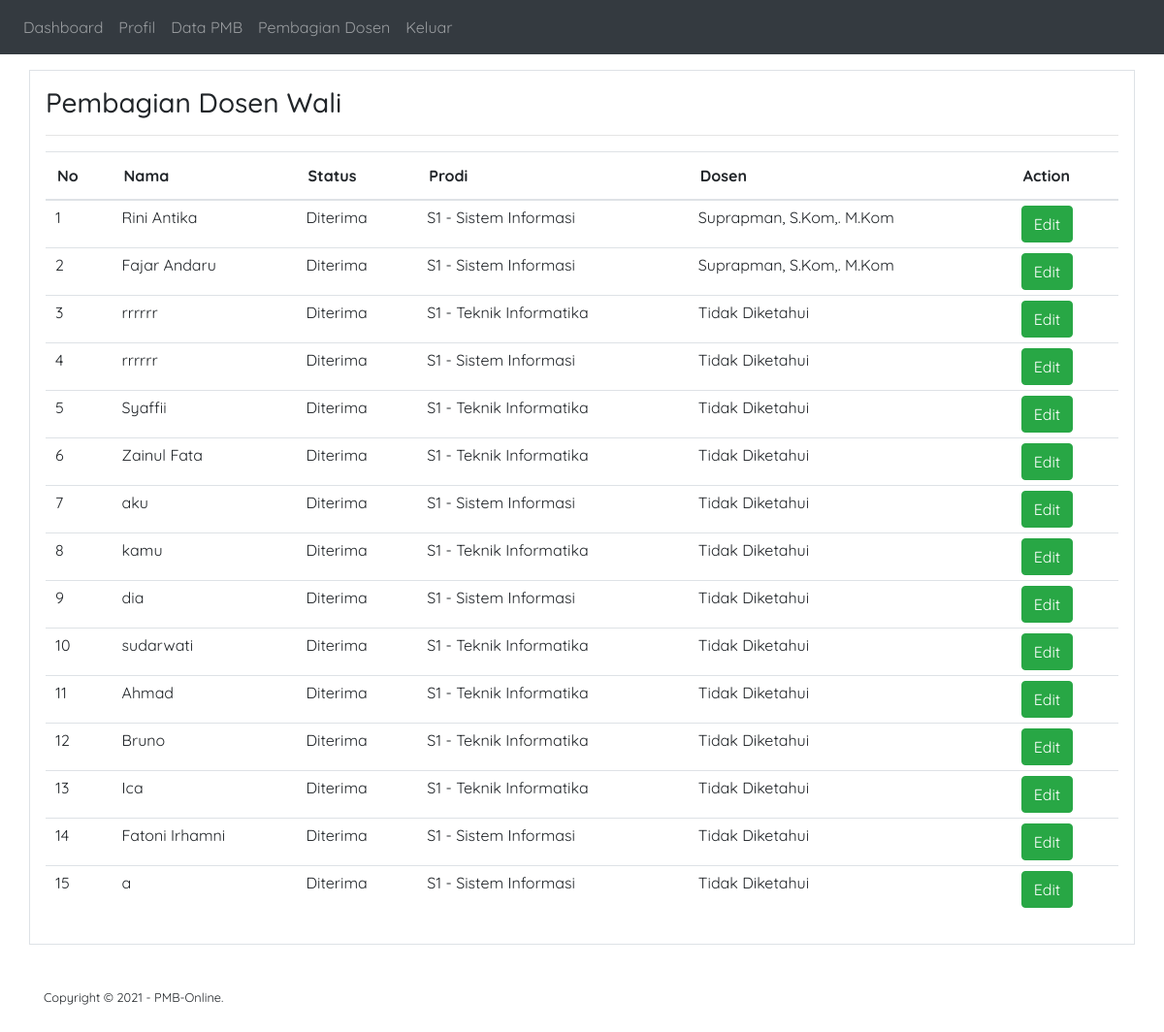
Page /pembagiandosen.php (signed in) on the committed database.
### tables this page shows
CREATE TABLE `pendaftaran` (
  `id_pendaftaran` int(11) NOT NULL,
  `nama` varchar(100) NOT NULL,
  `email` varchar(30) NOT NULL,
  `tempat_lahir` varchar(20) NOT NULL,
  `tanggal_lahir` date NOT NULL,
  `jk` varchar(11) NOT NULL,
  `kewarganegaraan` char(3) NOT NULL,
  `agama` varchar(10) NOT NULL,
  `no_telp` char(14) NOT NULL,
  `alamat` varchar(50) NOT NULL,
  `kode_pos` char(5) NOT NULL,
  `provinsi` varchar(20) NOT NULL,
  `kabupaten` varchar(20) NOT NULL,
  `kecamatan` varchar(30) NOT NULL,
  `pendidikan` varchar(20) NOT NULL,
  `sekolah` varchar(50) NOT NULL,
  `nilai_raport` float NOT NULL,
  `prog1` varchar(50) NOT NULL,
  `status` varchar(30) NOT NULL,
  `paket` varchar(30) NOT NULL,
  `dosen` varchar(50) NOT NULL
);

### pembagiandosen.php (the view, shortened to what this page needs)
<!DOCTYPE html>
<html lang="en">
<head>
    <link rel="stylesheet" type="text/css" href="css/style.css">
    <link rel="stylesheet" href="bootstrap/css/bootstrap.min.css">
</head>
<body>
    <header>
        <div class="navbar navbar-expand-sm bg-dark navbar-dark">
            <ul class="navbar-nav">
                <li class="nav-item"><a class="nav-link" href="dashboardadmin.php">Dashboard</a></li>
                <li class="nav-item"><a class="nav-link" href="profil.php">Profil</a></li>
                <li class="nav-item"><a class="nav-link" href="seleksi.php">Data PMB</a></li>
                <li class="nav-item"><a class="nav-link" href="pembagiandosen.php">Pembagian Dosen</a></li>
                <li class="nav-item"><a class="nav-link" href="keluar.php">Keluar</a></li>
            </ul>
        </div>
    </header>
  <?php
  include 'koneksi.php';
  ?>
  <div class="container p-3 my-3 border" >
    <h3>Pembagian Dosen Wali</h3>
    <hr>
      <table class="table table-stripped table-hover datatab">
        <tr>
          <th>No</th>
          <th>Nama</th>
          <th>Status</th>
          <th>Prodi</th>
          <th>Dosen</th>
          <th>Action</th>
        </tr>
      <tbody>
      <?php
        $no = 1;
        $p = mysqli_query($kon, "SELECT * FROM pendaftaran WHERE status='Diterima' ");
        if(mysqli_num_rows($p) > 0){
        while ($row = mysqli_fetch_array($p)) {
        ?>
        <tr>
          <td><?php echo $no++ ?></td>
          <td><?php echo $row['nama'] ?></td>
          <td><?php echo $row['status'] ?></td>
          <td><?php echo $row['prog1'] ?></td>
          <td><?php echo $row['dosen'] ?></td>
          <td>
            <a href="updatedosen.php?id=<?php echo $row['id_pendaftaran'] ?>" type="button" class="btn btn-success btn-md">Edit</a>
          </td>
        </tr>
        <?php } }else{ ?>
          <tr>
            <td colspan="3">Tidak ada Data</td>
          </tr>
        <?php } ?>
        </tbody>
      </table>
  </div>
    <footer>
        <div class="container">
            <small>Copyright &copy; 2021 - PMB-Online.</small>
        </div>
    </footer>
</body>
</html>

### css/style.css (style rules this page uses)
* { padding:0; margin:0; font-family: 'Quicksand',sans-serif; }
body { background-color: #f8f8f8; }
a { color: inherit; text-decoration: none; }
.btn { padding: 8px 15px; background-color: #007bff; color: #fff; border:none; cursor: pointer; }
header { background-color: #343a40; color: #f8f9fa; }
header ul { float: left; }
header ul li { display: inline-block; }
header ul li a { padding: 20px 0 20px 15px; display: inline-block; }
footer { padding: 25px 0; }
.container { width: 80%; margin: 0 auto; }
.container:after { content:''; display: block; clear: both; }
.table { width: 100%; border-collapse: collapse; }
.table tr { height: 30px; }
.table tr td { padding: 5px 10px; }

### rows in the picture
pendaftaran: nama "Rini Antika", status "Diterima", prog1 "S1 - Sistem Informasi", dosen "Suprapman, S.Kom,. M.Kom"
pendaftaran: nama "Fajar Andaru", status "Diterima", prog1 "S1 - Sistem Informasi", dosen "Suprapman, S.Kom,. M.Kom"
pendaftaran: nama "rrrrrr", status "Diterima", prog1 "S1 - Teknik Informatika", dosen "Tidak Diketahui"
pendaftaran: nama "rrrrrr", status "Diterima", prog1 "S1 - Sistem Informasi", dosen "Tidak Diketahui"
pendaftaran: nama "Syaffii", status "Diterima", prog1 "S1 - Teknik Informatika", dosen "Tidak Diketahui"
pendaftaran: nama "Zainul Fata", status "Diterima", prog1 "S1 - Teknik Informatika", dosen "Tidak Diketahui"
pendaftaran: nama "aku", status "Diterima", prog1 "S1 - Sistem Informasi", dosen "Tidak Diketahui"
pendaftaran: nama "kamu", status "Diterima", prog1 "S1 - Teknik Informatika", dosen "Tidak Diketahui"
pendaftaran: nama "dia", status "Diterima", prog1 "S1 - Sistem Informasi", dosen "Tidak Diketahui"
pendaftaran: nama "sudarwati", status "Diterima", prog1 "S1 - Teknik Informatika", dosen "Tidak Diketahui"
pendaftaran: nama "Ahmad", status "Diterima", prog1 "S1 - Teknik Informatika", dosen "Tidak Diketahui"
pendaftaran: nama "Bruno", status "Diterima", prog1 "S1 - Teknik Informatika", dosen "Tidak Diketahui"
pendaftaran: nama "Ica", status "Diterima", prog1 "S1 - Teknik Informatika", dosen "Tidak Diketahui"
pendaftaran: nama "Fatoni Irhamni", status "Diterima", prog1 "S1 - Sistem Informasi", dosen "Tidak Diketahui"
pendaftaran: nama "a", status "Diterima", prog1 "S1 - Sistem Informasi", dosen "Tidak Diketahui"
